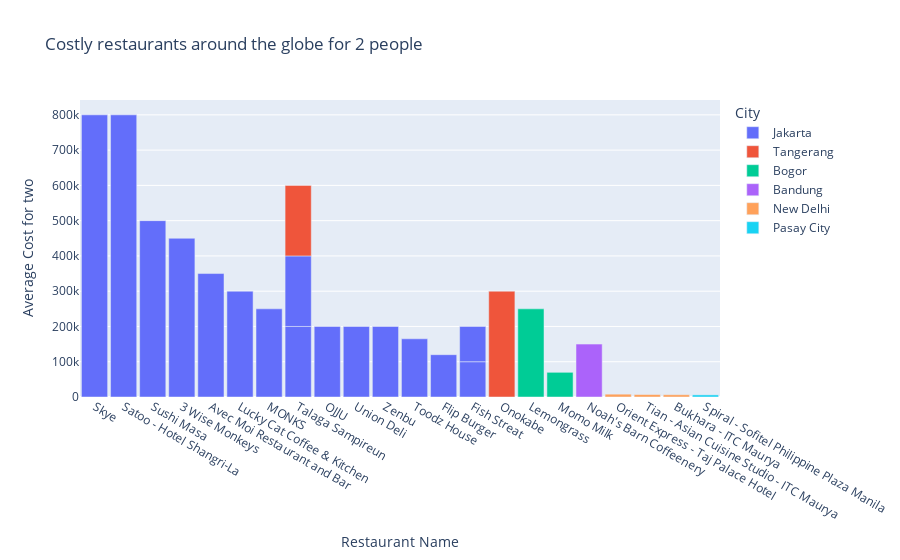

Notebook code cell kept with this figure:
### Code cell
fig = px.bar(costly_zomato, 
                   x='Restaurant Name', 
                   color='City',
                 y='Average Cost for two', 
                 title='Costly restaurants around the globe for 2 people')
fig.update_layout(bargap=0.1)
fig.show()

### Figure 1 — Plotly figure (JSON) as saved in the notebook; plotly's stock layout.template omitted (floating-point values rounded to 4 significant figures)
{"data": [{"alignmentgroup": "True", "hovertemplate": "City=Jakarta<br>Restaurant Name=%{x}<br>Average Cost for two=%{y}<extra></extra>", "legendgroup": "Jakarta", "marker": {"color": "#636efa", "pattern": {"shape": ""}}, "name": "Jakarta", "offsetgroup": "Jakarta", "orientation": "v", "showlegend": true, "textposition": "auto", "type": "bar", "x": ["Skye", "Satoo - Hotel Shangri-La", "Sushi Masa", "3 Wise Monkeys", "Avec Moi Restaurant and Bar", "Lucky Cat Coffee & Kitchen", "MONKS", "Talaga Sampireun", "OJJU", "Union Deli", "Zenbu", "Talaga Sampireun", "Toodz House", "Flip Burger", "Fish Streat", "Fish Streat"], "xaxis": "x", "y": [800000, 800000, 500000, 450000, 350000, 300000, 250000, 200000, 200000, 200000, 200000, 200000, 165000, 120000, 100000, 100000], "yaxis": "y"}, {"alignmentgroup": "True", "hovertemplate": "City=Tangerang<br>Restaurant Name=%{x}<br>Average Cost for two=%{y}<extra></extra>", "legendgroup": "Tangerang", "marker": {"color": "#EF553B", "pattern": {"shape": ""}}, "name": "Tangerang", "offsetgroup": "Tangerang", "orientation": "v", "showlegend": true, "textposition": "auto", "type": "bar", "x": ["Onokabe", "Talaga Sampireun"], "xaxis": "x", "y": [300000, 200000], "yaxis": "y"}, {"alignmentgroup": "True", "hovertemplate": "City=Bogor<br>Restaurant Name=%{x}<br>Average Cost for two=%{y}<extra></extra>", "legendgroup": "Bogor", "marker": {"color": "#00cc96", "pattern": {"shape": ""}}, "name": "Bogor", "offsetgroup": "Bogor", "orientation": "v", "showlegend": true, "textposition": "auto", "type": "bar", "x": ["Lemongrass", "Momo Milk"], "xaxis": "x", "y": [250000, 70000], "yaxis": "y"}, {"alignmentgroup": "True", "hovertemplate": "City=Bandung<br>Restaurant Name=%{x}<br>Average Cost for two=%{y}<extra></extra>", "legendgroup": "Bandung", "marker": {"color": "#ab63fa", "pattern": {"shape": ""}}, "name": "Bandung", "offsetgroup": "Bandung", "orientation": "v", "showlegend": true, "textposition": "auto", "type": "bar", "x": ["Noah's Barn Coffeenery"], "xaxis": "x", "y": [150000], "yaxis": "y"}, {"alignmentgroup": "True", "hovertemplate": "City=New Delhi<br>Restaurant Name=%{x}<br>Average Cost for two=%{y}<extra></extra>", "legendgroup": "New Delhi", "marker": {"color": "#FFA15A", "pattern": {"shape": ""}}, "name": "New Delhi", "offsetgroup": "New Delhi", "orientation": "v", "showlegend": true, "textposition": "auto", "type": "bar", "x": ["Orient Express - Taj Palace Hotel", "Tian - Asian Cuisine Studio - ITC Maurya", "Bukhara - ITC Maurya"], "xaxis": "x", "y": [8000, 7000, 6500], "yaxis": "y"}, {"alignmentgroup": "True", "hovertemplate": "City=Pasay City<br>Restaurant Name=%{x}<br>Average Cost for two=%{y}<extra></extra>", "legendgroup": "Pasay City", "marker": {"color": "#19d3f3", "pattern": {"shape": ""}}, "name": "Pasay City", "offsetgroup": "Pasay City", "orientation": "v", "showlegend": true, "textposition": "auto", "type": "bar", "x": ["Spiral - Sofitel Philippine Plaza Manila"], "xaxis": "x", "y": [6000], "yaxis": "y"}], "layout": {"bargap": 0.1, "barmode": "relative", "legend": {"title": {"text": "City"}, "tracegroupgap": 0}, "title": {"text": "Costly restaurants around the globe for 2 people"}, "xaxis": {"anchor": "y", "domain": [0, 1], "title": {"text": "Restaurant Name"}}, "yaxis": {"anchor": "x", "domain": [0, 1], "title": {"text": "Average Cost for two"}}}}
